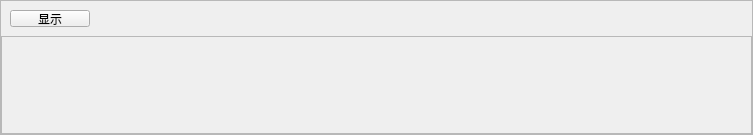
<?xml version="1.0" encoding="UTF-8"?>
<ui version="4.0">
 <class>hide_frame</class>
 <widget class="QFrame" name="hide_frame">
  <property name="geometry">
   <rect>
    <x>0</x>
    <y>0</y>
    <width>753</width>
    <height>135</height>
   </rect>
  </property>
  <property name="minimumSize">
   <size>
    <width>0</width>
    <height>135</height>
   </size>
  </property>
  <property name="maximumSize">
   <size>
    <width>16777215</width>
    <height>135</height>
   </size>
  </property>
  <property name="windowTitle">
   <string>Frame</string>
  </property>
  <property name="frameShape">
   <enum>QFrame::StyledPanel</enum>
  </property>
  <property name="frameShadow">
   <enum>QFrame::Raised</enum>
  </property>
  <layout class="QVBoxLayout" name="verticalLayout">
   <property name="spacing">
    <number>0</number>
   </property>
   <property name="leftMargin">
    <number>0</number>
   </property>
   <property name="topMargin">
    <number>0</number>
   </property>
   <property name="rightMargin">
    <number>0</number>
   </property>
   <property name="bottomMargin">
    <number>0</number>
   </property>
   <item>
    <widget class="QFrame" name="frame_title">
     <property name="minimumSize">
      <size>
       <width>0</width>
       <height>35</height>
      </size>
     </property>
     <property name="maximumSize">
      <size>
       <width>16777215</width>
       <height>35</height>
      </size>
     </property>
     <layout class="QHBoxLayout" name="horizontalLayout">
      <property name="spacing">
       <number>0</number>
      </property>
      <item>
       <widget class="QPushButton" name="btn_mode">
        <property name="text">
         <string>显示</string>
        </property>
       </widget>
      </item>
      <item>
       <spacer name="horizontalSpacer">
        <property name="orientation">
         <enum>Qt::Horizontal</enum>
        </property>
        <property name="sizeHint" stdset="0">
         <size>
          <width>40</width>
          <height>20</height>
         </size>
        </property>
       </spacer>
      </item>
     </layout>
    </widget>
   </item>
   <item>
    <widget class="QFrame" name="frame">
     <property name="frameShape">
      <enum>QFrame::StyledPanel</enum>
     </property>
     <property name="frameShadow">
      <enum>QFrame::Raised</enum>
     </property>
    </widget>
   </item>
  </layout>
 </widget>
 <resources/>
 <connections/>
</ui>
